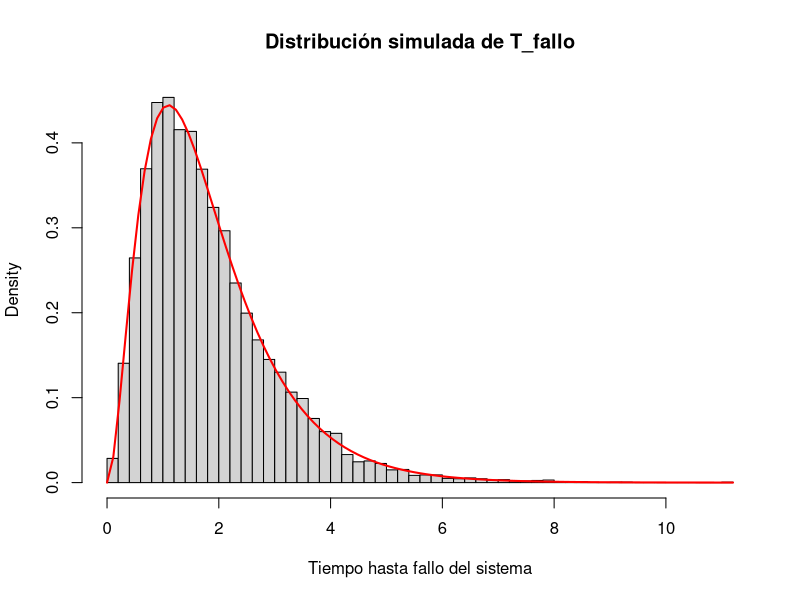
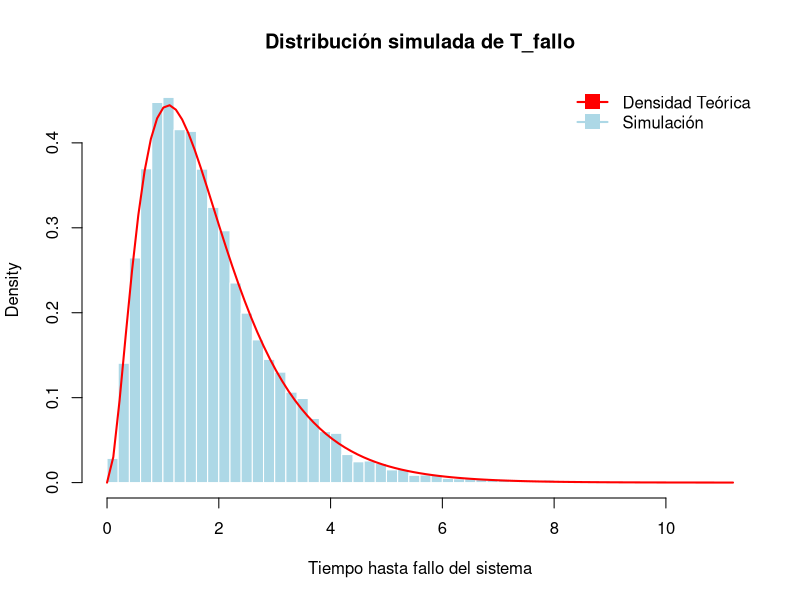

The R script that drew these images, in order: (Note: this script raises an error after producing the figures.)
## ---- chunk 1
knitr::opts_chunk$set(echo = TRUE)
## ---- chunk 2
simulate_buffer_overflow <- function(){
  capacidad_buffer = 100
  dias = 0
  paquetes_en_buffer = 0
  
  while (paquetes_en_buffer <= capacidad_buffer) {
    dias = dias + 1
    dia_ocupado = sample(0:1, 1, prob = c(0.30, 0.7))
    
    
  if(dia_ocupado == 0){
    lam_llegadas = 15
    }else{
      lam_llegadas = 5
    }
    
  
    paquetes_llegados <- rpois(1, lam_llegadas)
    
    lam_procesados <- 7
    paquetes_procesados <- rpois(1,lam_procesados)
    
    paquetes_en_buffer <- paquetes_en_buffer + paquetes_llegados - paquetes_procesados
    
    if (paquetes_en_buffer < 0){
      paquetes_en_buffer <-0
    }
    
  }
  return(dias)
}

dias_hastaoverflow <- simulate_buffer_overflow()
## ---- chunk 3
sims = replicate(10000, simulate_buffer_overflow())

probs = sum(sims)/10000
## ---- chunk 4

num_simulaciones = 10000
lambda = 1
  
  set.seed(123)
  maquina1 = rexp(num_simulaciones, lambda)
  maquina2 = rexp(num_simulaciones, lambda)
  maquina3 = rexp(num_simulaciones, lambda)
  
  
  shutdown_sims = pmax(maquina1, maquina2, maquina3)
  

  hist(shutdown_sims, probability = TRUE, breaks = 50,
       main = "Distribución simulada de T_fallo",
       xlab = "Tiempo hasta fallo del sistema")
  
  curve(3 * (1 - exp(-x))^2 * exp(-x), col = "red", add = TRUE, lwd = 2)
## ---- chunk 5

 num_simulaciones = 10000
lambda = 1
  
  set.seed(123)
  maquina1 = rexp(num_simulaciones, lambda)
  maquina2 = rexp(num_simulaciones, lambda)
  maquina3 = rexp(num_simulaciones, lambda)
  
  
  shutdown_sims = pmax(maquina1, maquina2, maquina3)
  
    hist(shutdown_sims, probability = TRUE, breaks = 50,
       main = "Distribución simulada de T_fallo",
       xlab = "Tiempo hasta fallo del sistema",
       col = "lightblue", border = "white") 
    
     curve(3 * (1 - exp(-x))^2 * exp(-x), col = "red", add = TRUE, lwd = 2)
     dev.flush()
     
     legend("topright", legend = c("Densidad Teórica", "Simulación"),
         col = c("red", "lightblue"), lwd = 2, pch = 15, pt.cex = 2, bty = "n")


## ---- chunk 6
f_theo <- function(t) {
  ifelse(t >= 0, 3 * (1 - exp(-t))^2 * exp(-t), 0)
}

num_simulaciones <- 10000
  lambda <- 1

maquina1 = rexp(num_Simulaciones, lambda)
maquina2 = rexp(num_Simulaciones, lambda)
maquina3 = rexp(num_Simulaciones, lambda)

shutdown_sims = pmax(maquina1, maquina2, maquina3)

hist(shutdown_sims, probability = TRUE, breaks = 50,
     main = "Distribución simulada de T_fallo",
     xlab = "Tiempo hasta fallo del sistema",)

curve(f_densidad(x), from = 0, to = max(shutdown_sims), 
      col = "red", lwd = 2, add = TRUE)




# ...
## ---- chunk 7
  
simulate_empty = function(n_serv, n_datablocks) {
    
   asignar_servidores = sample(1:n_serv, n_datablocks, replace = TRUE)
    
  
    contar_serv = table(asignar_servidores)
    
   
    serv_vacios = n_serv - length(contar_serv)
    
    return(serv_vacios)
}

n_serv = 10
  n_datablocks = 20
  simulate_empty(n_serv, n_datablocks)



## ---- chunk 8
n_serv <- 10
  n_datablocks <- 7
  num_simulations <- 10000
  
  resultados <- replicate(num_simulations, simulate_empty(n_serv, n_datablocks))
  
  
  Tabla <- table(resultados) / num_simulations
  
 
  print(Tabla)


## ---- chunk 9

distribution_empty = function(n_servers, n_datablocks, n_sims) {
   
    simulate_empty = function(n_servers, n_datablocks) {
    
      assigned_servers = sample(1:n_servers, n_datablocks, replace = TRUE)
      
     
      server_counts = table(assigned_servers)
     
      empty_servers = n_servers - length(server_counts)
      
      return(empty_servers)
    }
    
  
    results = replicate(n_sims, simulate_empty(n_servers, n_datablocks))
    
    
    freq_table = table(results) / n_sims
    
    prob_distribution = as.data.frame(freq_table)
    colnames(prob_distribution) = c("E (Empty Servers)", "Probability")
    
    return(prob_distribution)
  }
  

  n_servers <- 10
  n_datablocks <- 7
  n_sims <- 10000
  
 
  distribution <- distribution_empty(n_servers, n_datablocks, n_sims)
  print(distribution)

## ---- chunk 10
 n_servers <- 5
  n_datablocks <- 13
  n_sims <- 10000
  
 
  distribution <- distribution_empty(n_servers, n_datablocks, n_sims)
  
 
  library(ggplot2)
  
  ggplot(distribution, aes(x = `E (Empty Servers)`, y = Probability)) +
    geom_bar(stat = "identity", fill = "lightblue", color = "black") +
    labs(title = "Distribución de Probabilidad de Servidores Vacíos",
         subtitle = "13 bloques de datos distribuidos en 5 servidores",
         x = "Número de servidores vacíos (E)", y = "Probabilidad") +
    theme_minimal()
  

## ---- chunk 11
# ?????
## ---- chunk 12
# ??????????
## ---- chunk 13
# ????
## ---- chunk 14
# ?????????/
